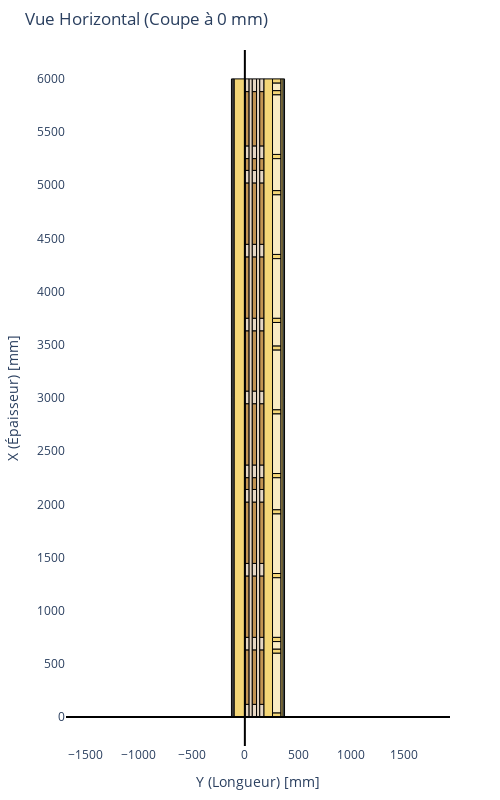

Write notebook code for a chart like this one.
### Code cell
fig = fig_section_view(buildup, view_type='horizontal', cut_pos=0)
fig.show()

### Figure 1 — Plotly figure (JSON) as saved in the notebook; plotly's stock layout.template omitted (floating-point values rounded to 4 significant figures)
{"data": [{"marker": {"opacity": 0}, "mode": "markers", "type": "scatter", "x": [-176, 423], "y": [-50, 6050]}], "layout": {"height": 800, "margin": {"b": 50, "l": 50, "r": 50, "t": 50}, "plot_bgcolor": "white", "shapes": [{"fillcolor": "#E6D6C2", "layer": "below", "line": {"color": "black", "width": 1}, "opacity": 1, "type": "rect", "x0": 0, "x1": 40, "y0": 0, "y1": 120}, {"fillcolor": "#E6D6C2", "layer": "below", "line": {"color": "black", "width": 1}, "opacity": 1, "type": "rect", "x0": 0, "x1": 40, "y0": 630, "y1": 750}, {"fillcolor": "#E6D6C2", "layer": "below", "line": {"color": "black", "width": 1}, "opacity": 1, "type": "rect", "x0": 0, "x1": 40, "y0": 1325, "y1": 1445}, {"fillcolor": "#E6D6C2", "layer": "below", "line": {"color": "black", "width": 1}, "opacity": 1, "type": "rect", "x0": 0, "x1": 40, "y0": 2020, "y1": 2140}, {"fillcolor": "#E6D6C2", "layer": "below", "line": {"color": "black", "width": 1}, "opacity": 1, "type": "rect", "x0": 0, "x1": 40, "y0": 2250, "y1": 2370}, {"fillcolor": "#E6D6C2", "layer": "below", "line": {"color": "black", "width": 1}, "opacity": 1, "type": "rect", "x0": 0, "x1": 40, "y0": 2945, "y1": 3065}, {"fillcolor": "#E6D6C2", "layer": "below", "line": {"color": "black", "width": 1}, "opacity": 1, "type": "rect", "x0": 0, "x1": 40, "y0": 3630, "y1": 3750}, {"fillcolor": "#E6D6C2", "layer": "below", "line": {"color": "black", "width": 1}, "opacity": 1, "type": "rect", "x0": 0, "x1": 40, "y0": 4325, "y1": 4445}, {"fillcolor": "#E6D6C2", "layer": "below", "line": {"color": "black", "width": 1}, "opacity": 1, "type": "rect", "x0": 0, "x1": 40, "y0": 5020, "y1": 5140}, {"fillcolor": "#E6D6C2", "layer": "below", "line": {"color": "black", "width": 1}, "opacity": 1, "type": "rect", "x0": 0, "x1": 40, "y0": 5250, "y1": 5370}, {"fillcolor": "#E6D6C2", "layer": "below", "line": {"color": "black", "width": 1}, "opacity": 1, "type": "rect", "x0": 0, "x1": 40, "y0": 5880, "y1": 6000}, {"fillcolor": "#C29453", "layer": "below", "line": {"color": "black", "width": 1}, "opacity": 1, "type": "rect", "x0": 0, "x1": 40, "y0": 5370.0, "y1": 5880.0}, {"fillcolor": "#C29453", "layer": "below", "line": {"color": "black", "width": 1}, "opacity": 1, "type": "rect", "x0": 0, "x1": 40, "y0": 5140.0, "y1": 5250.0}, {"fillcolor": "#C29453", "layer": "below", "line": {"color": "black", "width": 1}, "opacity": 1, "type": "rect", "x0": 0, "x1": 40, "y0": 4445.0, "y1": 5020.0}, {"fillcolor": "#C29453", "layer": "below", "line": {"color": "black", "width": 1}, "opacity": 1, "type": "rect", "x0": 0, "x1": 40, "y0": 3750.0, "y1": 4325.0}, {"fillcolor": "#C29453", "layer": "below", "line": {"color": "black", "width": 1}, "opacity": 1, "type": "rect", "x0": 0, "x1": 40, "y0": 3065.0, "y1": 3630.0}, {"fillcolor": "#C29453", "layer": "below", "line": {"color": "black", "width": 1}, "opacity": 1, "type": "rect", "x0": 0, "x1": 40, "y0": 2370.0, "y1": 2945.0}, {"fillcolor": "#C29453", "layer": "below", "line": {"color": "black", "width": 1}, "opacity": 1, "type": "rect", "x0": 0, "x1": 40, "y0": 2140.0, "y1": 2250.0}, {"fillcolor": "#C29453", "layer": "below", "line": {"color": "black", "width": 1}, "opacity": 1, "type": "rect", "x0": 0, "x1": 40, "y0": 1445.0, "y1": 2020.0}, {"fillcolor": "#C29453", "layer": "below", "line": {"color": "black", "width": 1}, "opacity": 1, "type": "rect", "x0": 0, "x1": 40, "y0": 750.0, "y1": 1325.0}, {"fillcolor": "#C29453", "layer": "below", "line": {"color": "black", "width": 1}, "opacity": 1, "type": "rect", "x0": 0, "x1": 40, "y0": 120.0, "y1": 630.0}, {"fillcolor": "#E6D6C2", "layer": "below", "line": {"color": "black", "width": 1}, "opacity": 1, "type": "rect", "x0": 40, "x1": 70, "y0": 0, "y1": 6000}, {"fillcolor": "#E6D6C2", "layer": "below", "line": {"color": "black", "width": 1}, "opacity": 1, "type": "rect", "x0": 70, "x1": 110, "y0": 0, "y1": 120}, {"fillcolor": "#E6D6C2", "layer": "below", "line": {"color": "black", "width": 1}, "opacity": 1, "type": "rect", "x0": 70, "x1": 110, "y0": 630, "y1": 750}, {"fillcolor": "#E6D6C2", "layer": "below", "line": {"color": "black", "width": 1}, "opacity": 1, "type": "rect", "x0": 70, "x1": 110, "y0": 1325, "y1": 1445}, {"fillcolor": "#E6D6C2", "layer": "below", "line": {"color": "black", "width": 1}, "opacity": 1, "type": "rect", "x0": 70, "x1": 110, "y0": 2020, "y1": 2140}, {"fillcolor": "#E6D6C2", "layer": "below", "line": {"color": "black", "width": 1}, "opacity": 1, "type": "rect", "x0": 70, "x1": 110, "y0": 2250, "y1": 2370}, {"fillcolor": "#E6D6C2", "layer": "below", "line": {"color": "black", "width": 1}, "opacity": 1, "type": "rect", "x0": 70, "x1": 110, "y0": 2945, "y1": 3065}, {"fillcolor": "#E6D6C2", "layer": "below", "line": {"color": "black", "width": 1}, "opacity": 1, "type": "rect", "x0": 70, "x1": 110, "y0": 3630, "y1": 3750}, {"fillcolor": "#E6D6C2", "layer": "below", "line": {"color": "black", "width": 1}, "opacity": 1, "type": "rect", "x0": 70, "x1": 110, "y0": 4325, "y1": 4445}, {"fillcolor": "#E6D6C2", "layer": "below", "line": {"color": "black", "width": 1}, "opacity": 1, "type": "rect", "x0": 70, "x1": 110, "y0": 5020, "y1": 5140}, {"fillcolor": "#E6D6C2", "layer": "below", "line": {"color": "black", "width": 1}, "opacity": 1, "type": "rect", "x0": 70, "x1": 110, "y0": 5250, "y1": 5370}, {"fillcolor": "#E6D6C2", "layer": "below", "line": {"color": "black", "width": 1}, "opacity": 1, "type": "rect", "x0": 70, "x1": 110, "y0": 5880, "y1": 6000}, {"fillcolor": "#C29453", "layer": "below", "line": {"color": "black", "width": 1}, "opacity": 1, "type": "rect", "x0": 70, "x1": 110, "y0": 5370.0, "y1": 5880.0}, {"fillcolor": "#C29453", "layer": "below", "line": {"color": "black", "width": 1}, "opacity": 1, "type": "rect", "x0": 70, "x1": 110, "y0": 5140.0, "y1": 5250.0}, {"fillcolor": "#C29453", "layer": "below", "line": {"color": "black", "width": 1}, "opacity": 1, "type": "rect", "x0": 70, "x1": 110, "y0": 4445.0, "y1": 5020.0}, {"fillcolor": "#C29453", "layer": "below", "line": {"color": "black", "width": 1}, "opacity": 1, "type": "rect", "x0": 70, "x1": 110, "y0": 3750.0, "y1": 4325.0}, {"fillcolor": "#C29453", "layer": "below", "line": {"color": "black", "width": 1}, "opacity": 1, "type": "rect", "x0": 70, "x1": 110, "y0": 3065.0, "y1": 3630.0}, {"fillcolor": "#C29453", "layer": "below", "line": {"color": "black", "width": 1}, "opacity": 1, "type": "rect", "x0": 70, "x1": 110, "y0": 2370.0, "y1": 2945.0}, {"fillcolor": "#C29453", "layer": "below", "line": {"color": "black", "width": 1}, "opacity": 1, "type": "rect", "x0": 70, "x1": 110, "y0": 2140.0, "y1": 2250.0}, {"fillcolor": "#C29453", "layer": "below", "line": {"color": "black", "width": 1}, "opacity": 1, "type": "rect", "x0": 70, "x1": 110, "y0": 1445.0, "y1": 2020.0}, {"fillcolor": "#C29453", "layer": "below", "line": {"color": "black", "width": 1}, "opacity": 1, "type": "rect", "x0": 70, "x1": 110, "y0": 750.0, "y1": 1325.0}, {"fillcolor": "#C29453", "layer": "below", "line": {"color": "black", "width": 1}, "opacity": 1, "type": "rect", "x0": 70, "x1": 110, "y0": 120.0, "y1": 630.0}, {"fillcolor": "#E6D6C2", "layer": "below", "line": {"color": "black", "width": 1}, "opacity": 1, "type": "rect", "x0": 110, "x1": 140, "y0": 0, "y1": 6000}, {"fillcolor": "#E6D6C2", "layer": "below", "line": {"color": "black", "width": 1}, "opacity": 1, "type": "rect", "x0": 140, "x1": 180, "y0": 0, "y1": 120}, {"fillcolor": "#E6D6C2", "layer": "below", "line": {"color": "black", "width": 1}, "opacity": 1, "type": "rect", "x0": 140, "x1": 180, "y0": 630, "y1": 750}, {"fillcolor": "#E6D6C2", "layer": "below", "line": {"color": "black", "width": 1}, "opacity": 1, "type": "rect", "x0": 140, "x1": 180, "y0": 1325, "y1": 1445}, {"fillcolor": "#E6D6C2", "layer": "below", "line": {"color": "black", "width": 1}, "opacity": 1, "type": "rect", "x0": 140, "x1": 180, "y0": 2020, "y1": 2140}, {"fillcolor": "#E6D6C2", "layer": "below", "line": {"color": "black", "width": 1}, "opacity": 1, "type": "rect", "x0": 140, "x1": 180, "y0": 2250, "y1": 2370}, {"fillcolor": "#E6D6C2", "layer": "below", "line": {"color": "black", "width": 1}, "opacity": 1, "type": "rect", "x0": 140, "x1": 180, "y0": 2945, "y1": 3065}, {"fillcolor": "#E6D6C2", "layer": "below", "line": {"color": "black", "width": 1}, "opacity": 1, "type": "rect", "x0": 140, "x1": 180, "y0": 3630, "y1": 3750}, {"fillcolor": "#E6D6C2", "layer": "below", "line": {"color": "black", "width": 1}, "opacity": 1, "type": "rect", "x0": 140, "x1": 180, "y0": 4325, "y1": 4445}, {"fillcolor": "#E6D6C2", "layer": "below", "line": {"color": "black", "width": 1}, "opacity": 1, "type": "rect", "x0": 140, "x1": 180, "y0": 5020, "y1": 5140}, {"fillcolor": "#E6D6C2", "layer": "below", "line": {"color": "black", "width": 1}, "opacity": 1, "type": "rect", "x0": 140, "x1": 180, "y0": 5250, "y1": 5370}, {"fillcolor": "#E6D6C2", "layer": "below", "line": {"color": "black", "width": 1}, "opacity": 1, "type": "rect", "x0": 140, "x1": 180, "y0": 5880, "y1": 6000}, {"fillcolor": "#C29453", "layer": "below", "line": {"color": "black", "width": 1}, "opacity": 1, "type": "rect", "x0": 140, "x1": 180, "y0": 5370.0, "y1": 5880.0}, {"fillcolor": "#C29453", "layer": "below", "line": {"color": "black", "width": 1}, "opacity": 1, "type": "rect", "x0": 140, "x1": 180, "y0": 5140.0, "y1": 5250.0}, {"fillcolor": "#C29453", "layer": "below", "line": {"color": "black", "width": 1}, "opacity": 1, "type": "rect", "x0": 140, "x1": 180, "y0": 4445.0, "y1": 5020.0}, {"fillcolor": "#C29453", "layer": "below", "line": {"color": "black", "width": 1}, "opacity": 1, "type": "rect", "x0": 140, "x1": 180, "y0": 3750.0, "y1": 4325.0}, {"fillcolor": "#C29453", "layer": "below", "line": {"color": "black", "width": 1}, "opacity": 1, "type": "rect", "x0": 140, "x1": 180, "y0": 3065.0, "y1": 3630.0}, {"fillcolor": "#C29453", "layer": "below", "line": {"color": "black", "width": 1}, "opacity": 1, "type": "rect", "x0": 140, "x1": 180, "y0": 2370.0, "y1": 2945.0}, {"fillcolor": "#C29453", "layer": "below", "line": {"color": "black", "width": 1}, "opacity": 1, "type": "rect", "x0": 140, "x1": 180, "y0": 2140.0, "y1": 2250.0}, {"fillcolor": "#C29453", "layer": "below", "line": {"color": "black", "width": 1}, "opacity": 1, "type": "rect", "x0": 140, "x1": 180, "y0": 1445.0, "y1": 2020.0}, {"fillcolor": "#C29453", "layer": "below", "line": {"color": "black", "width": 1}, "opacity": 1, "type": "rect", "x0": 140, "x1": 180, "y0": 750.0, "y1": 1325.0}, {"fillcolor": "#C29453", "layer": "below", "line": {"color": "black", "width": 1}, "opacity": 1, "type": "rect", "x0": 140, "x1": 180, "y0": 120.0, "y1": 630.0}, {"fillcolor": "#C0C0C0", "layer": "below", "line": {"color": "black", "width": 1}, "opacity": 1, "type": "rect", "x0": -113, "x1": -100, "y0": 0, "y1": 6000}, {"fillcolor": "#C0C0C0", "layer": "below", "line": {"color": "black", "width": 1}, "opacity": 1, "type": "rect", "x0": -126, "x1": -113, "y0": 0, "y1": 6000}, {"fillcolor": "#F4D677", "layer": "below", "line": {"color": "black", "width": 1}, "opacity": 1, "type": "rect", "x0": -100, "x1": 0, "y0": 0, "y1": 6000}, {"fillcolor": "#F4D677", "layer": "below", "line": {"color": "black", "width": 1}, "opacity": 1, "type": "rect", "x0": 180, "x1": 260, "y0": 0, "y1": 6000}, {"fillcolor": "#F4D677", "layer": "below", "line": {"color": "black", "width": 1}, "opacity": 1, "type": "rect", "x0": 260, "x1": 340, "y0": 0, "y1": 40}, {"fillcolor": "#F4D677", "layer": "below", "line": {"color": "black", "width": 1}, "opacity": 1, "type": "rect", "x0": 260, "x1": 340, "y0": 600, "y1": 640}, {"fillcolor": "#F4D677", "layer": "below", "line": {"color": "black", "width": 1}, "opacity": 1, "type": "rect", "x0": 260, "x1": 340, "y0": 710, "y1": 750}, {"fillcolor": "#F4D677", "layer": "below", "line": {"color": "black", "width": 1}, "opacity": 1, "type": "rect", "x0": 260, "x1": 340, "y0": 1310, "y1": 1350}, {"fillcolor": "#F4D677", "layer": "below", "line": {"color": "black", "width": 1}, "opacity": 1, "type": "rect", "x0": 260, "x1": 340, "y0": 1910, "y1": 1950}, {"fillcolor": "#F4D677", "layer": "below", "line": {"color": "black", "width": 1}, "opacity": 1, "type": "rect", "x0": 260, "x1": 340, "y0": 2250, "y1": 2290}, {"fillcolor": "#F4D677", "layer": "below", "line": {"color": "black", "width": 1}, "opacity": 1, "type": "rect", "x0": 260, "x1": 340, "y0": 2850, "y1": 2890}, {"fillcolor": "#F4D677", "layer": "below", "line": {"color": "black", "width": 1}, "opacity": 1, "type": "rect", "x0": 260, "x1": 340, "y0": 3450, "y1": 3490}, {"fillcolor": "#F4D677", "layer": "below", "line": {"color": "black", "width": 1}, "opacity": 1, "type": "rect", "x0": 260, "x1": 340, "y0": 3710, "y1": 3750}, {"fillcolor": "#F4D677", "layer": "below", "line": {"color": "black", "width": 1}, "opacity": 1, "type": "rect", "x0": 260, "x1": 340, "y0": 4310, "y1": 4350}, {"fillcolor": "#F4D677", "layer": "below", "line": {"color": "black", "width": 1}, "opacity": 1, "type": "rect", "x0": 260, "x1": 340, "y0": 4910, "y1": 4950}, {"fillcolor": "#F4D677", "layer": "below", "line": {"color": "black", "width": 1}, "opacity": 1, "type": "rect", "x0": 260, "x1": 340, "y0": 5250, "y1": 5290}, {"fillcolor": "#F4D677", "layer": "below", "line": {"color": "black", "width": 1}, "opacity": 1, "type": "rect", "x0": 260, "x1": 340, "y0": 5850, "y1": 5890}, {"fillcolor": "#F4D677", "layer": "below", "line": {"color": "black", "width": 1}, "opacity": 1, "type": "rect", "x0": 260, "x1": 340, "y0": 5960, "y1": 6000}, {"fillcolor": "#F9EBC3", "layer": "below", "line": {"color": "black", "width": 1}, "opacity": 1, "type": "rect", "x0": 260, "x1": 340, "y0": 5890.0, "y1": 5960.0}, {"fillcolor": "#F9EBC3", "layer": "below", "line": {"color": "black", "width": 1}, "opacity": 1, "type": "rect", "x0": 260, "x1": 340, "y0": 5290.0, "y1": 5850.0}, {"fillcolor": "#F9EBC3", "layer": "below", "line": {"color": "black", "width": 1}, "opacity": 1, "type": "rect", "x0": 260, "x1": 340, "y0": 4950.0, "y1": 5250.0}, {"fillcolor": "#F9EBC3", "layer": "below", "line": {"color": "black", "width": 1}, "opacity": 1, "type": "rect", "x0": 260, "x1": 340, "y0": 4350.0, "y1": 4910.0}, {"fillcolor": "#F9EBC3", "layer": "below", "line": {"color": "black", "width": 1}, "opacity": 1, "type": "rect", "x0": 260, "x1": 340, "y0": 3750.0, "y1": 4310.0}, {"fillcolor": "#F9EBC3", "layer": "below", "line": {"color": "black", "width": 1}, "opacity": 1, "type": "rect", "x0": 260, "x1": 340, "y0": 3490.0, "y1": 3710.0}, {"fillcolor": "#F9EBC3", "layer": "below", "line": {"color": "black", "width": 1}, "opacity": 1, "type": "rect", "x0": 260, "x1": 340, "y0": 2890.0, "y1": 3450.0}, {"fillcolor": "#F9EBC3", "layer": "below", "line": {"color": "black", "width": 1}, "opacity": 1, "type": "rect", "x0": 260, "x1": 340, "y0": 2290.0, "y1": 2850.0}, {"fillcolor": "#F9EBC3", "layer": "below", "line": {"color": "black", "width": 1}, "opacity": 1, "type": "rect", "x0": 260, "x1": 340, "y0": 1950.0, "y1": 2250.0}, {"fillcolor": "#F9EBC3", "layer": "below", "line": {"color": "black", "width": 1}, "opacity": 1, "type": "rect", "x0": 260, "x1": 340, "y0": 1350.0, "y1": 1910.0}, {"fillcolor": "#F9EBC3", "layer": "below", "line": {"color": "black", "width": 1}, "opacity": 1, "type": "rect", "x0": 260, "x1": 340, "y0": 750.0, "y1": 1310.0}, {"fillcolor": "#F9EBC3", "layer": "below", "line": {"color": "black", "width": 1}, "opacity": 1, "type": "rect", "x0": 260, "x1": 340, "y0": 640.0, "y1": 710.0}, {"fillcolor": "#F9EBC3", "layer": "below", "line": {"color": "black", "width": 1}, "opacity": 1, "type": "rect", "x0": 260, "x1": 340, "y0": 40.0, "y1": 600.0}, {"fillcolor": "#F4D677", "layer": "below", "line": {"color": "black", "width": 1}, "opacity": 1, "type": "rect", "x0": 340, "x1": 360, "y0": 0, "y1": 6000}, {"fillcolor": "#BDD5D5", "layer": "below", "line": {"color": "black", "width": 1}, "opacity": 1, "type": "rect", "x0": 360, "x1": 373, "y0": 0, "y1": 6000}], "showlegend": false, "title": {"text": "Vue Horizontal (Coupe à 0 mm)"}, "width": 500, "xaxis": {"nticks": 15, "range": [-176, 423], "scaleanchor": "y", "scaleratio": 1, "showgrid": false, "tickmode": "auto", "title": {"text": "Y (Longueur) [mm]"}, "zeroline": true, "zerolinecolor": "black"}, "yaxis": {"nticks": 15, "range": [-50, 6050], "showgrid": false, "tickmode": "auto", "title": {"text": "X (Épaisseur) [mm]"}, "zeroline": true, "zerolinecolor": "black"}}}
